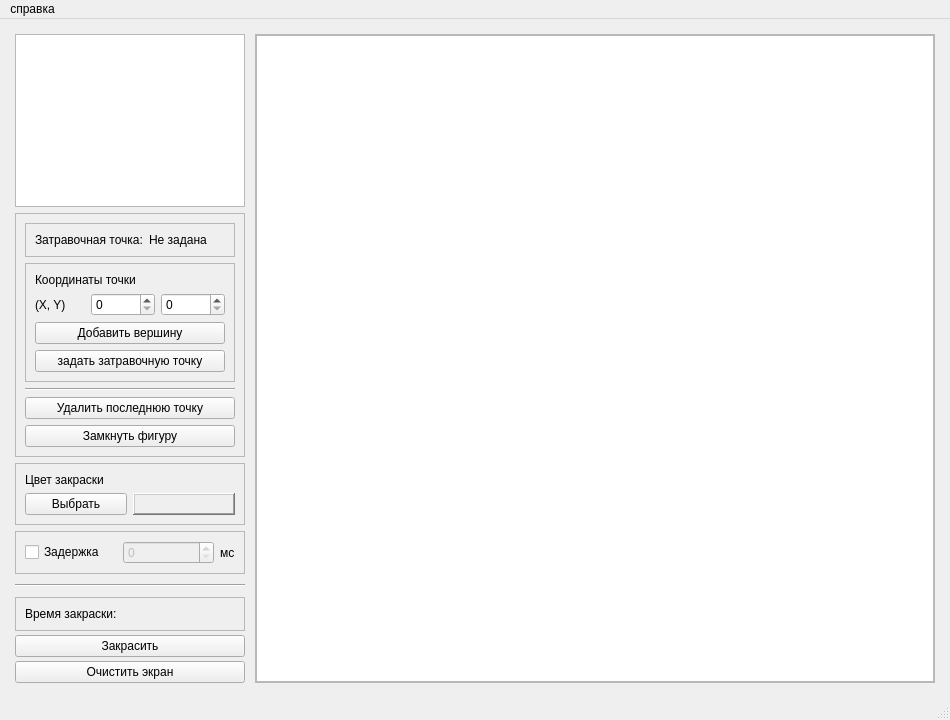
<?xml version="1.0" encoding="UTF-8"?>
<ui version="4.0">
 <class>MainWindow</class>
 <widget class="QMainWindow" name="MainWindow">
  <property name="geometry">
   <rect>
    <x>0</x>
    <y>0</y>
    <width>950</width>
    <height>720</height>
   </rect>
  </property>
  <property name="minimumSize">
   <size>
    <width>850</width>
    <height>700</height>
   </size>
  </property>
  <property name="windowTitle">
   <string>MainWindow</string>
  </property>
  <widget class="QWidget" name="centralwidget">
   <property name="sizePolicy">
    <sizepolicy hsizetype="Preferred" vsizetype="Preferred">
     <horstretch>0</horstretch>
     <verstretch>0</verstretch>
    </sizepolicy>
   </property>
   <layout class="QVBoxLayout" name="verticalLayout_3">
    <item>
     <layout class="QHBoxLayout" name="horizontalLayout">
      <property name="spacing">
       <number>10</number>
      </property>
      <property name="sizeConstraint">
       <enum>QLayout::SetDefaultConstraint</enum>
      </property>
      <property name="leftMargin">
       <number>6</number>
      </property>
      <property name="topMargin">
       <number>6</number>
      </property>
      <property name="rightMargin">
       <number>6</number>
      </property>
      <property name="bottomMargin">
       <number>6</number>
      </property>
      <item>
       <layout class="QVBoxLayout" name="verticalLayout">
        <property name="spacing">
         <number>10</number>
        </property>
        <property name="sizeConstraint">
         <enum>QLayout::SetDefaultConstraint</enum>
        </property>
        <item>
         <layout class="QVBoxLayout" name="topLayout">
          <property name="spacing">
           <number>6</number>
          </property>
          <item>
           <widget class="QTableView" name="pointsTableView">
            <property name="sizePolicy">
             <sizepolicy hsizetype="Ignored" vsizetype="Expanding">
              <horstretch>0</horstretch>
              <verstretch>0</verstretch>
             </sizepolicy>
            </property>
            <property name="minimumSize">
             <size>
              <width>230</width>
              <height>0</height>
             </size>
            </property>
           </widget>
          </item>
          <item>
           <widget class="QFrame" name="addPointFrame">
            <property name="frameShape">
             <enum>QFrame::StyledPanel</enum>
            </property>
            <layout class="QVBoxLayout" name="verticalLayout_4">
             <item>
              <widget class="QFrame" name="frame">
               <property name="frameShape">
                <enum>QFrame::StyledPanel</enum>
               </property>
               <property name="frameShadow">
                <enum>QFrame::Raised</enum>
               </property>
               <layout class="QHBoxLayout" name="horizontalLayout_5">
                <item>
                 <widget class="QLabel" name="seedPointLabel">
                  <property name="text">
                   <string>Затравочная точка:</string>
                  </property>
                 </widget>
                </item>
                <item>
                 <widget class="QLabel" name="seedPointValueLabel">
                  <property name="text">
                   <string>Не задана</string>
                  </property>
                 </widget>
                </item>
               </layout>
              </widget>
             </item>
             <item>
              <widget class="QFrame" name="frame_2">
               <property name="frameShape">
                <enum>QFrame::StyledPanel</enum>
               </property>
               <property name="frameShadow">
                <enum>QFrame::Raised</enum>
               </property>
               <layout class="QVBoxLayout" name="verticalLayout_6">
                <item>
                 <widget class="QLabel" name="addPointLabel">
                  <property name="text">
                   <string>Координаты точки</string>
                  </property>
                 </widget>
                </item>
                <item>
                 <layout class="QGridLayout" name="addPointInputGrid" columnminimumwidth="50,0,0">
                  <item row="1" column="1">
                   <widget class="QSpinBox" name="addPointInputX_SB">
                    <property name="maximum">
                     <number>600</number>
                    </property>
                   </widget>
                  </item>
                  <item row="1" column="2">
                   <widget class="QSpinBox" name="addPointInputY_SB">
                    <property name="maximum">
                     <number>600</number>
                    </property>
                   </widget>
                  </item>
                  <item row="1" column="0">
                   <widget class="QLabel" name="addPointInputXY_label">
                    <property name="sizePolicy">
                     <sizepolicy hsizetype="Maximum" vsizetype="Preferred">
                      <horstretch>0</horstretch>
                      <verstretch>0</verstretch>
                     </sizepolicy>
                    </property>
                    <property name="text">
                     <string>(X, Y)</string>
                    </property>
                   </widget>
                  </item>
                 </layout>
                </item>
                <item>
                 <widget class="QPushButton" name="addPointButton">
                  <property name="text">
                   <string>Добавить вершину</string>
                  </property>
                 </widget>
                </item>
                <item>
                 <widget class="QPushButton" name="setSeedPointButton">
                  <property name="text">
                   <string>задать затравочную точку</string>
                  </property>
                 </widget>
                </item>
               </layout>
              </widget>
             </item>
             <item>
              <widget class="Line" name="line_2">
               <property name="orientation">
                <enum>Qt::Horizontal</enum>
               </property>
              </widget>
             </item>
             <item>
              <widget class="QPushButton" name="removeLastPointButton">
               <property name="text">
                <string>Удалить последнюю точку</string>
               </property>
              </widget>
             </item>
             <item>
              <widget class="QPushButton" name="closePolygonButton">
               <property name="text">
                <string>Замкнуть фигуру</string>
               </property>
              </widget>
             </item>
            </layout>
           </widget>
          </item>
          <item>
           <widget class="QFrame" name="colorChoiceFrame">
            <property name="frameShape">
             <enum>QFrame::StyledPanel</enum>
            </property>
            <layout class="QVBoxLayout" name="verticalLayout_5">
             <item>
              <widget class="QLabel" name="colorChoiceLabel">
               <property name="text">
                <string>Цвет закраски</string>
               </property>
              </widget>
             </item>
             <item>
              <layout class="QGridLayout" name="colorChoiceGrid">
               <item row="1" column="0">
                <widget class="QPushButton" name="colorChoiceButton">
                 <property name="text">
                  <string>Выбрать</string>
                 </property>
                </widget>
               </item>
               <item row="1" column="1">
                <widget class="QFrame" name="colorView">
                 <property name="sizePolicy">
                  <sizepolicy hsizetype="Preferred" vsizetype="Preferred">
                   <horstretch>0</horstretch>
                   <verstretch>0</verstretch>
                  </sizepolicy>
                 </property>
                 <property name="frameShape">
                  <enum>QFrame::WinPanel</enum>
                 </property>
                 <property name="frameShadow">
                  <enum>QFrame::Raised</enum>
                 </property>
                </widget>
               </item>
              </layout>
             </item>
            </layout>
           </widget>
          </item>
          <item>
           <widget class="QFrame" name="delayFrame">
            <property name="frameShape">
             <enum>QFrame::StyledPanel</enum>
            </property>
            <layout class="QHBoxLayout" name="horizontalLayout_2">
             <property name="leftMargin">
              <number>9</number>
             </property>
             <property name="topMargin">
              <number>9</number>
             </property>
             <property name="rightMargin">
              <number>9</number>
             </property>
             <property name="bottomMargin">
              <number>9</number>
             </property>
             <item>
              <widget class="QCheckBox" name="delayCheckBox">
               <property name="text">
                <string>Задержка</string>
               </property>
              </widget>
             </item>
             <item>
              <widget class="QSpinBox" name="delaySpinBox">
               <property name="enabled">
                <bool>false</bool>
               </property>
              </widget>
             </item>
             <item>
              <widget class="QLabel" name="delayMsLabel">
               <property name="sizePolicy">
                <sizepolicy hsizetype="Maximum" vsizetype="Preferred">
                 <horstretch>0</horstretch>
                 <verstretch>0</verstretch>
                </sizepolicy>
               </property>
               <property name="text">
                <string>мс</string>
               </property>
              </widget>
             </item>
            </layout>
           </widget>
          </item>
         </layout>
        </item>
        <item>
         <widget class="Line" name="line">
          <property name="orientation">
           <enum>Qt::Horizontal</enum>
          </property>
         </widget>
        </item>
        <item>
         <layout class="QVBoxLayout" name="bottomLayout">
          <property name="spacing">
           <number>4</number>
          </property>
          <item>
           <layout class="QHBoxLayout" name="horizontalLayout_3">
            <item>
             <widget class="QFrame" name="fillTimeFrame">
              <property name="frameShape">
               <enum>QFrame::StyledPanel</enum>
              </property>
              <property name="frameShadow">
               <enum>QFrame::Raised</enum>
              </property>
              <layout class="QHBoxLayout" name="horizontalLayout_4">
               <item>
                <widget class="QLabel" name="fillTimeLabel">
                 <property name="text">
                  <string>Время закраски:</string>
                 </property>
                </widget>
               </item>
               <item>
                <widget class="QLabel" name="fillTimeValueLabel">
                 <property name="text">
                  <string/>
                 </property>
                </widget>
               </item>
              </layout>
             </widget>
            </item>
           </layout>
          </item>
          <item>
           <widget class="QPushButton" name="fillButton">
            <property name="text">
             <string>Закрасить</string>
            </property>
           </widget>
          </item>
          <item>
           <widget class="QPushButton" name="cleanScreenButton">
            <property name="text">
             <string>Очистить экран</string>
            </property>
           </widget>
          </item>
         </layout>
        </item>
       </layout>
      </item>
      <item>
       <widget class="QFrame" name="graphicsViewFrame">
        <property name="sizePolicy">
         <sizepolicy hsizetype="Expanding" vsizetype="Preferred">
          <horstretch>0</horstretch>
          <verstretch>0</verstretch>
         </sizepolicy>
        </property>
        <property name="frameShape">
         <enum>QFrame::StyledPanel</enum>
        </property>
        <property name="frameShadow">
         <enum>QFrame::Raised</enum>
        </property>
        <layout class="QVBoxLayout" name="verticalLayout_2">
         <property name="leftMargin">
          <number>0</number>
         </property>
         <property name="topMargin">
          <number>0</number>
         </property>
         <property name="rightMargin">
          <number>0</number>
         </property>
         <property name="bottomMargin">
          <number>0</number>
         </property>
         <item>
          <widget class="QGraphicsView" name="graphicsView"/>
         </item>
        </layout>
       </widget>
      </item>
     </layout>
    </item>
   </layout>
  </widget>
  <widget class="QMenuBar" name="menubar">
   <property name="geometry">
    <rect>
     <x>0</x>
     <y>0</y>
     <width>950</width>
     <height>21</height>
    </rect>
   </property>
   <widget class="QMenu" name="help">
    <property name="title">
     <string>справка</string>
    </property>
    <addaction name="action"/>
    <addaction name="aboutTaskAction"/>
   </widget>
   <addaction name="help"/>
  </widget>
  <widget class="QStatusBar" name="statusbar"/>
  <action name="fileImportAction">
   <property name="text">
    <string>импорт модели</string>
   </property>
  </action>
  <action name="aboutTaskAction">
   <property name="text">
    <string>О программе</string>
   </property>
  </action>
  <action name="fileExportAction">
   <property name="text">
    <string>экспорт модели</string>
   </property>
  </action>
  <action name="action">
   <property name="text">
    <string>Управление</string>
   </property>
  </action>
 </widget>
 <resources/>
 <connections/>
</ui>
